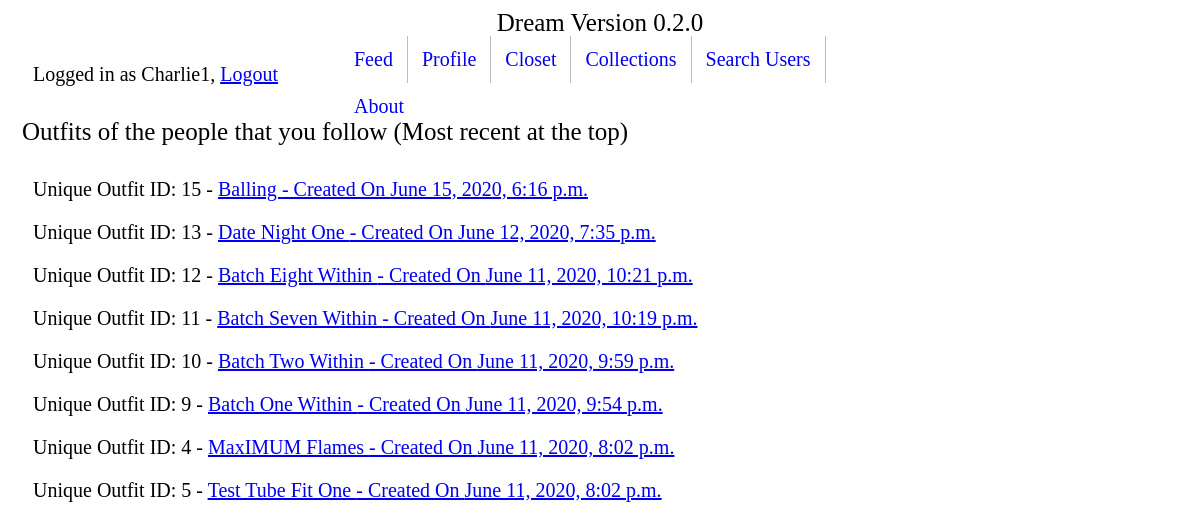
The page /feed/ (signed in) on the database as committed earlier.
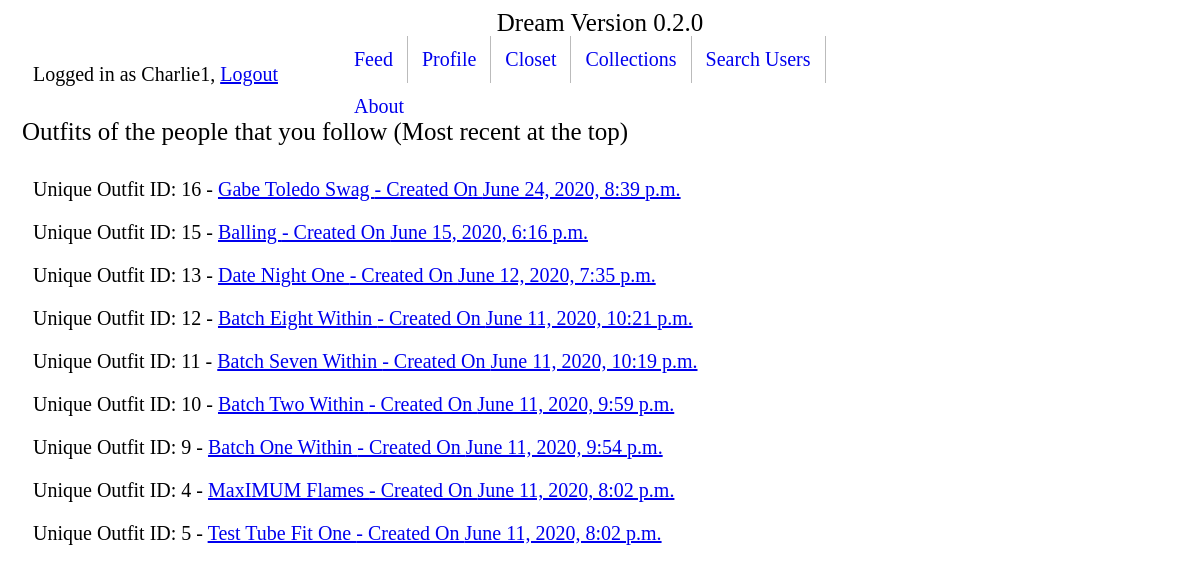
The same page on the database as committed later.
### clothing/models.py (models this page shows, shortened)
class Outfit(models.Model):
    title = models.CharField(max_length=120)
    top = models.ForeignKey('Article', on_delete=models.SET_NULL, related_name="outfit_top", null=True)
    bottom = models.ForeignKey('Article', on_delete=models.SET_NULL, related_name="outfit_bottom", null=True)
    shoes = models.ForeignKey('Article', on_delete=models.SET_NULL , related_name="outfit_shoes", null=True)
    creator = models.ForeignKey(User, on_delete=models.SET_NULL, null=True)
    creation_date = models.DateTimeField(auto_now_add=True)
    favorited = models.ManyToManyField(User, blank=True, related_name="outfit_favorited_by")
    def get_absolute_url(self):
        return reverse('clothing:outfit-detail', kwargs={"pk": self.pk})

### feed/views.py (the view)
# urls.py: path('', FeedView.as_view(), name='feed-view'),
class FeedView(ListView, LoginRequiredMixin):
    template_name = "feed/recent_feed_list.html"
    def get_queryset(self):
        this_user = get_object_or_404(DreamUser, user=self.request.user)
        people_this_user_follows = this_user.follows.all()
        outfit_pks = []
        for person in people_this_user_follows:
            for outfit in Outfit.objects.filter(creator=person.user):
                if outfit.id not in outfit_pks:
                    outfit_pks.append(outfit.id)
        return Outfit.objects.filter(pk__in=outfit_pks).order_by('-creation_date')

### feed/templates/feed/recent_feed_list.html
{% extends 'base.html' %}
{% block content %}
<h1>Outfits of the people that you follow (Most recent at the top)</h1>
{% for instance in object_list %}
<p> Unique Outfit ID: {{ instance.id }} - <a href='{{ instance.get_absolute_url }}'>{{ instance.title }} - Created On {{ instance.creation_date }}</a>
{% endfor %}
{% endblock %}

Rows that differ between the two databases and show on the page:
added Outfit: id "16", title "Gabe Toledo Swag", creation_date "June 24, 2020, 8:39 p.m."
